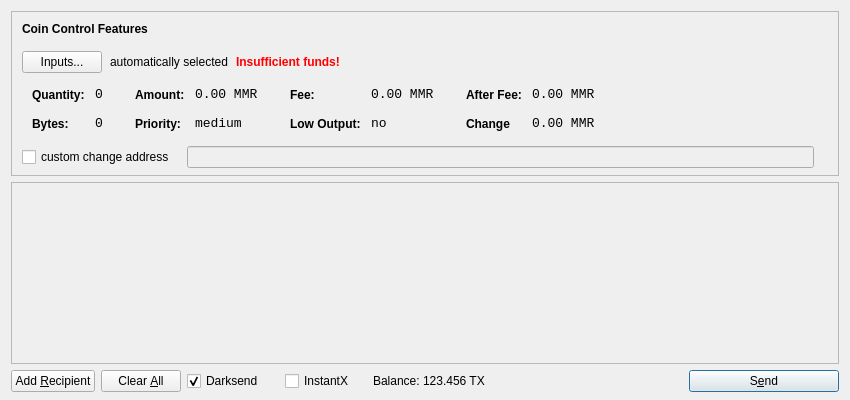
<?xml version="1.0" encoding="UTF-8"?>
<ui version="4.0">
 <class>SendCoinsDialog</class>
 <widget class="QDialog" name="SendCoinsDialog">
  <property name="geometry">
   <rect>
    <x>0</x>
    <y>0</y>
    <width>850</width>
    <height>400</height>
   </rect>
  </property>
  <property name="windowTitle">
   <string>Send Coins</string>
  </property>
  <layout class="QVBoxLayout" name="verticalLayout" stretch="0,1,0">
   <property name="bottomMargin">
    <number>8</number>
   </property>
   <item>
    <widget class="QFrame" name="frameCoinControl">
     <property name="sizePolicy">
      <sizepolicy hsizetype="Expanding" vsizetype="Expanding">
       <horstretch>0</horstretch>
       <verstretch>0</verstretch>
      </sizepolicy>
     </property>
     <property name="maximumSize">
      <size>
       <width>16777215</width>
       <height>16777215</height>
      </size>
     </property>
     <property name="frameShape">
      <enum>QFrame::StyledPanel</enum>
     </property>
     <property name="frameShadow">
      <enum>QFrame::Sunken</enum>
     </property>
     <layout class="QVBoxLayout" name="verticalLayoutCoinControl2">
      <property name="spacing">
       <number>-1</number>
      </property>
      <property name="leftMargin">
       <number>0</number>
      </property>
      <property name="topMargin">
       <number>0</number>
      </property>
      <property name="rightMargin">
       <number>0</number>
      </property>
      <property name="bottomMargin">
       <number>6</number>
      </property>
      <item>
       <layout class="QVBoxLayout" name="verticalLayoutCoinControl" stretch="0,0,0,0,1">
        <property name="spacing">
         <number>0</number>
        </property>
        <property name="leftMargin">
         <number>10</number>
        </property>
        <property name="topMargin">
         <number>10</number>
        </property>
        <item>
         <layout class="QHBoxLayout" name="horizontalLayoutCoinControl1">
          <property name="bottomMargin">
           <number>15</number>
          </property>
          <item>
           <widget class="QLabel" name="labelCoinControlFeatures">
            <property name="sizePolicy">
             <sizepolicy hsizetype="Preferred" vsizetype="Maximum">
              <horstretch>0</horstretch>
              <verstretch>0</verstretch>
             </sizepolicy>
            </property>
            <property name="font">
             <font>
              <weight>75</weight>
              <bold>true</bold>
             </font>
            </property>
            <property name="styleSheet">
             <string notr="true">font-weight:bold;</string>
            </property>
            <property name="text">
             <string>Coin Control Features</string>
            </property>
           </widget>
          </item>
         </layout>
        </item>
        <item>
         <layout class="QHBoxLayout" name="horizontalLayoutCoinControl2" stretch="0,0,0,0">
          <property name="spacing">
           <number>8</number>
          </property>
          <property name="bottomMargin">
           <number>10</number>
          </property>
          <item>
           <widget class="QPushButton" name="pushButtonCoinControl">
            <property name="styleSheet">
             <string notr="true"/>
            </property>
            <property name="text">
             <string>Inputs...</string>
            </property>
           </widget>
          </item>
          <item>
           <widget class="QLabel" name="labelCoinControlAutomaticallySelected">
            <property name="text">
             <string>automatically selected</string>
            </property>
            <property name="margin">
             <number>5</number>
            </property>
           </widget>
          </item>
          <item>
           <widget class="QLabel" name="labelCoinControlInsuffFunds">
            <property name="font">
             <font>
              <weight>75</weight>
              <bold>true</bold>
             </font>
            </property>
            <property name="styleSheet">
             <string notr="true">color:red;font-weight:bold;</string>
            </property>
            <property name="text">
             <string>Insufficient funds!</string>
            </property>
            <property name="margin">
             <number>5</number>
            </property>
           </widget>
          </item>
          <item>
           <spacer name="horizontalSpacerCoinControl">
            <property name="orientation">
             <enum>Qt::Horizontal</enum>
            </property>
            <property name="sizeHint" stdset="0">
             <size>
              <width>40</width>
              <height>1</height>
             </size>
            </property>
           </spacer>
          </item>
         </layout>
        </item>
        <item>
         <widget class="QWidget" name="widgetCoinControl" native="true">
          <property name="sizePolicy">
           <sizepolicy hsizetype="Preferred" vsizetype="Preferred">
            <horstretch>0</horstretch>
            <verstretch>0</verstretch>
           </sizepolicy>
          </property>
          <property name="minimumSize">
           <size>
            <width>0</width>
            <height>0</height>
           </size>
          </property>
          <property name="styleSheet">
           <string notr="true"/>
          </property>
          <layout class="QHBoxLayout" name="horizontalLayoutCoinControl5">
           <property name="margin">
            <number>0</number>
           </property>
           <item>
            <layout class="QHBoxLayout" name="horizontalLayoutCoinControl3" stretch="0,0,0,1">
             <property name="spacing">
              <number>20</number>
             </property>
             <property name="topMargin">
              <number>0</number>
             </property>
             <property name="bottomMargin">
              <number>10</number>
             </property>
             <item>
              <layout class="QFormLayout" name="formLayoutCoinControl1">
               <property name="horizontalSpacing">
                <number>10</number>
               </property>
               <property name="verticalSpacing">
                <number>14</number>
               </property>
               <property name="leftMargin">
                <number>10</number>
               </property>
               <property name="topMargin">
                <number>4</number>
               </property>
               <property name="rightMargin">
                <number>6</number>
               </property>
               <item row="0" column="0">
                <widget class="QLabel" name="labelCoinControlQuantityText">
                 <property name="styleSheet">
                  <string notr="true">font-weight:bold;</string>
                 </property>
                 <property name="text">
                  <string>Quantity:</string>
                 </property>
                 <property name="margin">
                  <number>0</number>
                 </property>
                </widget>
               </item>
               <item row="0" column="1">
                <widget class="QLabel" name="labelCoinControlQuantity">
                 <property name="font">
                  <font>
                   <family>Monospace</family>
                   <pointsize>10</pointsize>
                  </font>
                 </property>
                 <property name="cursor">
                  <cursorShape>IBeamCursor</cursorShape>
                 </property>
                 <property name="contextMenuPolicy">
                  <enum>Qt::ActionsContextMenu</enum>
                 </property>
                 <property name="text">
                  <string>0</string>
                 </property>
                 <property name="margin">
                  <number>0</number>
                 </property>
                 <property name="textInteractionFlags">
                  <set>Qt::LinksAccessibleByMouse|Qt::TextSelectableByKeyboard|Qt::TextSelectableByMouse</set>
                 </property>
                </widget>
               </item>
               <item row="1" column="0">
                <widget class="QLabel" name="labelCoinControlBytesText">
                 <property name="styleSheet">
                  <string notr="true">font-weight:bold;</string>
                 </property>
                 <property name="text">
                  <string>Bytes:</string>
                 </property>
                </widget>
               </item>
               <item row="1" column="1">
                <widget class="QLabel" name="labelCoinControlBytes">
                 <property name="font">
                  <font>
                   <family>Monospace</family>
                   <pointsize>10</pointsize>
                  </font>
                 </property>
                 <property name="cursor">
                  <cursorShape>IBeamCursor</cursorShape>
                 </property>
                 <property name="contextMenuPolicy">
                  <enum>Qt::ActionsContextMenu</enum>
                 </property>
                 <property name="text">
                  <string>0</string>
                 </property>
                 <property name="textInteractionFlags">
                  <set>Qt::LinksAccessibleByMouse|Qt::TextSelectableByKeyboard|Qt::TextSelectableByMouse</set>
                 </property>
                </widget>
               </item>
              </layout>
             </item>
             <item>
              <layout class="QFormLayout" name="formLayoutCoinControl2">
               <property name="horizontalSpacing">
                <number>10</number>
               </property>
               <property name="verticalSpacing">
                <number>14</number>
               </property>
               <property name="leftMargin">
                <number>6</number>
               </property>
               <property name="topMargin">
                <number>4</number>
               </property>
               <property name="rightMargin">
                <number>6</number>
               </property>
               <item row="0" column="0">
                <widget class="QLabel" name="labelCoinControlAmountText">
                 <property name="styleSheet">
                  <string notr="true">font-weight:bold;</string>
                 </property>
                 <property name="text">
                  <string>Amount:</string>
                 </property>
                 <property name="margin">
                  <number>0</number>
                 </property>
                </widget>
               </item>
               <item row="0" column="1">
                <widget class="QLabel" name="labelCoinControlAmount">
                 <property name="font">
                  <font>
                   <family>Monospace</family>
                   <pointsize>10</pointsize>
                  </font>
                 </property>
                 <property name="cursor">
                  <cursorShape>IBeamCursor</cursorShape>
                 </property>
                 <property name="contextMenuPolicy">
                  <enum>Qt::ActionsContextMenu</enum>
                 </property>
                 <property name="text">
                  <string>0.00 MMR</string>
                 </property>
                 <property name="textInteractionFlags">
                  <set>Qt::LinksAccessibleByMouse|Qt::TextSelectableByKeyboard|Qt::TextSelectableByMouse</set>
                 </property>
                </widget>
               </item>
               <item row="1" column="0">
                <widget class="QLabel" name="labelCoinControlPriorityText">
                 <property name="styleSheet">
                  <string notr="true">font-weight:bold;</string>
                 </property>
                 <property name="text">
                  <string>Priority:</string>
                 </property>
                </widget>
               </item>
               <item row="1" column="1">
                <widget class="QLabel" name="labelCoinControlPriority">
                 <property name="font">
                  <font>
                   <family>Monospace</family>
                   <pointsize>10</pointsize>
                  </font>
                 </property>
                 <property name="cursor">
                  <cursorShape>IBeamCursor</cursorShape>
                 </property>
                 <property name="contextMenuPolicy">
                  <enum>Qt::ActionsContextMenu</enum>
                 </property>
                 <property name="text">
                  <string>medium</string>
                 </property>
                 <property name="textInteractionFlags">
                  <set>Qt::LinksAccessibleByMouse|Qt::TextSelectableByKeyboard|Qt::TextSelectableByMouse</set>
                 </property>
                </widget>
               </item>
              </layout>
             </item>
             <item>
              <layout class="QFormLayout" name="formLayoutCoinControl3">
               <property name="horizontalSpacing">
                <number>10</number>
               </property>
               <property name="verticalSpacing">
                <number>14</number>
               </property>
               <property name="leftMargin">
                <number>6</number>
               </property>
               <property name="topMargin">
                <number>4</number>
               </property>
               <property name="rightMargin">
                <number>6</number>
               </property>
               <item row="0" column="0">
                <widget class="QLabel" name="labelCoinControlFeeText">
                 <property name="styleSheet">
                  <string notr="true">font-weight:bold;</string>
                 </property>
                 <property name="text">
                  <string>Fee:</string>
                 </property>
                 <property name="margin">
                  <number>0</number>
                 </property>
                </widget>
               </item>
               <item row="0" column="1">
                <widget class="QLabel" name="labelCoinControlFee">
                 <property name="font">
                  <font>
                   <family>Monospace</family>
                   <pointsize>10</pointsize>
                  </font>
                 </property>
                 <property name="cursor">
                  <cursorShape>IBeamCursor</cursorShape>
                 </property>
                 <property name="contextMenuPolicy">
                  <enum>Qt::ActionsContextMenu</enum>
                 </property>
                 <property name="text">
                  <string>0.00 MMR</string>
                 </property>
                 <property name="textInteractionFlags">
                  <set>Qt::LinksAccessibleByMouse|Qt::TextSelectableByKeyboard|Qt::TextSelectableByMouse</set>
                 </property>
                </widget>
               </item>
               <item row="1" column="0">
                <widget class="QLabel" name="labelCoinControlLowOutputText">
                 <property name="styleSheet">
                  <string notr="true">font-weight:bold;</string>
                 </property>
                 <property name="text">
                  <string>Low Output:</string>
                 </property>
                </widget>
               </item>
               <item row="1" column="1">
                <widget class="QLabel" name="labelCoinControlLowOutput">
                 <property name="font">
                  <font>
                   <family>Monospace</family>
                   <pointsize>10</pointsize>
                  </font>
                 </property>
                 <property name="cursor">
                  <cursorShape>IBeamCursor</cursorShape>
                 </property>
                 <property name="contextMenuPolicy">
                  <enum>Qt::ActionsContextMenu</enum>
                 </property>
                 <property name="text">
                  <string>no</string>
                 </property>
                 <property name="textInteractionFlags">
                  <set>Qt::LinksAccessibleByMouse|Qt::TextSelectableByKeyboard|Qt::TextSelectableByMouse</set>
                 </property>
                </widget>
               </item>
              </layout>
             </item>
             <item>
              <layout class="QFormLayout" name="formLayoutCoinControl4">
               <property name="horizontalSpacing">
                <number>10</number>
               </property>
               <property name="verticalSpacing">
                <number>14</number>
               </property>
               <property name="leftMargin">
                <number>6</number>
               </property>
               <property name="topMargin">
                <number>4</number>
               </property>
               <property name="rightMargin">
                <number>6</number>
               </property>
               <item row="0" column="0">
                <widget class="QLabel" name="labelCoinControlAfterFeeText">
                 <property name="styleSheet">
                  <string notr="true">font-weight:bold;</string>
                 </property>
                 <property name="text">
                  <string>After Fee:</string>
                 </property>
                 <property name="margin">
                  <number>0</number>
                 </property>
                </widget>
               </item>
               <item row="0" column="1">
                <widget class="QLabel" name="labelCoinControlAfterFee">
                 <property name="font">
                  <font>
                   <family>Monospace</family>
                   <pointsize>10</pointsize>
                  </font>
                 </property>
                 <property name="cursor">
                  <cursorShape>IBeamCursor</cursorShape>
                 </property>
                 <property name="contextMenuPolicy">
                  <enum>Qt::ActionsContextMenu</enum>
                 </property>
                 <property name="text">
                  <string>0.00 MMR</string>
                 </property>
                 <property name="textInteractionFlags">
                  <set>Qt::LinksAccessibleByMouse|Qt::TextSelectableByKeyboard|Qt::TextSelectableByMouse</set>
                 </property>
                </widget>
               </item>
               <item row="1" column="0">
                <widget class="QLabel" name="labelCoinControlChangeText">
                 <property name="styleSheet">
                  <string notr="true">font-weight:bold;</string>
                 </property>
                 <property name="text">
                  <string>Change</string>
                 </property>
                </widget>
               </item>
               <item row="1" column="1">
                <widget class="QLabel" name="labelCoinControlChange">
                 <property name="font">
                  <font>
                   <family>Monospace</family>
                   <pointsize>10</pointsize>
                  </font>
                 </property>
                 <property name="cursor">
                  <cursorShape>IBeamCursor</cursorShape>
                 </property>
                 <property name="contextMenuPolicy">
                  <enum>Qt::ActionsContextMenu</enum>
                 </property>
                 <property name="text">
                  <string>0.00 MMR</string>
                 </property>
                 <property name="textInteractionFlags">
                  <set>Qt::LinksAccessibleByMouse|Qt::TextSelectableByKeyboard|Qt::TextSelectableByMouse</set>
                 </property>
                </widget>
               </item>
              </layout>
             </item>
            </layout>
           </item>
          </layout>
         </widget>
        </item>
        <item>
         <layout class="QHBoxLayout" name="horizontalLayoutCoinControl4" stretch="0,0,0">
          <property name="spacing">
           <number>12</number>
          </property>
          <property name="sizeConstraint">
           <enum>QLayout::SetDefaultConstraint</enum>
          </property>
          <property name="topMargin">
           <number>5</number>
          </property>
          <property name="rightMargin">
           <number>5</number>
          </property>
          <item>
           <widget class="QCheckBox" name="checkBoxCoinControlChange">
            <property name="text">
             <string>custom change address</string>
            </property>
           </widget>
          </item>
          <item>
           <widget class="QLineEdit" name="lineEditCoinControlChange">
            <property name="enabled">
             <bool>false</bool>
            </property>
            <property name="sizePolicy">
             <sizepolicy hsizetype="Expanding" vsizetype="Fixed">
              <horstretch>0</horstretch>
              <verstretch>0</verstretch>
             </sizepolicy>
            </property>
           </widget>
          </item>
          <item>
           <widget class="QLabel" name="labelCoinControlChangeLabel">
            <property name="sizePolicy">
             <sizepolicy hsizetype="Preferred" vsizetype="Expanding">
              <horstretch>0</horstretch>
              <verstretch>0</verstretch>
             </sizepolicy>
            </property>
            <property name="minimumSize">
             <size>
              <width>0</width>
              <height>0</height>
             </size>
            </property>
            <property name="text">
             <string/>
            </property>
            <property name="margin">
             <number>3</number>
            </property>
           </widget>
          </item>
         </layout>
        </item>
        <item>
         <spacer name="verticalSpacerCoinControl">
          <property name="orientation">
           <enum>Qt::Vertical</enum>
          </property>
          <property name="sizeHint" stdset="0">
           <size>
            <width>800</width>
            <height>1</height>
           </size>
          </property>
         </spacer>
        </item>
       </layout>
      </item>
     </layout>
    </widget>
   </item>
   <item>
    <widget class="QScrollArea" name="scrollArea">
     <property name="widgetResizable">
      <bool>true</bool>
     </property>
     <widget class="QWidget" name="scrollAreaWidgetContents">
      <property name="geometry">
       <rect>
        <x>0</x>
        <y>0</y>
        <width>830</width>
        <height>165</height>
       </rect>
      </property>
      <layout class="QVBoxLayout" name="verticalLayout_2">
       <property name="margin">
        <number>0</number>
       </property>
       <item>
        <layout class="QVBoxLayout" name="entries">
         <property name="spacing">
          <number>6</number>
         </property>
        </layout>
       </item>
       <item>
        <spacer name="verticalSpacer">
         <property name="orientation">
          <enum>Qt::Vertical</enum>
         </property>
         <property name="sizeHint" stdset="0">
          <size>
           <width>20</width>
           <height>40</height>
          </size>
         </property>
        </spacer>
       </item>
      </layout>
     </widget>
    </widget>
   </item>
   <item>
    <layout class="QHBoxLayout" name="horizontalLayout">
     <item>
      <widget class="QPushButton" name="addButton">
       <property name="toolTip">
        <string>Send to multiple recipients at once</string>
       </property>
       <property name="text">
        <string>Add &amp;Recipient</string>
       </property>
       <property name="autoDefault">
        <bool>false</bool>
       </property>
      </widget>
     </item>
     <item>
      <widget class="QPushButton" name="clearButton">
       <property name="sizePolicy">
        <sizepolicy hsizetype="Minimum" vsizetype="Fixed">
         <horstretch>0</horstretch>
         <verstretch>0</verstretch>
        </sizepolicy>
       </property>
       <property name="toolTip">
        <string>Remove all transaction fields</string>
       </property>
       <property name="text">
        <string>Clear &amp;All</string>
       </property>
       <property name="autoRepeatDelay">
        <number>300</number>
       </property>
       <property name="autoDefault">
        <bool>false</bool>
       </property>
      </widget>
     </item>
     <item>
      <layout class="QHBoxLayout" name="horizontalLayout_2">
       <property name="spacing">
        <number>3</number>
       </property>
        <item>
        <widget class="QCheckBox" name="checkUseDarksend">
         <property name="minimumSize">
          <size>
           <width>95</width>
           <height>0</height>
          </size>
         </property>
         <property name="text">
          <string>Darksend</string>
         </property>
         <property name="checked">
          <bool>true</bool>
         </property>
        </widget>
       </item>
       <item>
        <widget class="QCheckBox" name="checkInstantX">
         <property name="enabled">
          <bool>true</bool>
         </property>
         <property name="minimumSize">
          <size>
           <width>85</width>
           <height>0</height>
          </size>
         </property>
         <property name="text">
          <string>InstantX</string>
         </property>
        </widget>
       </item>
       <item>
        <widget class="QLabel" name="label">
         <property name="sizePolicy">
          <sizepolicy hsizetype="Preferred" vsizetype="Fixed">
           <horstretch>0</horstretch>
           <verstretch>0</verstretch>
          </sizepolicy>
         </property>
         <property name="text">
          <string>Balance:</string>
         </property>
        </widget>
       </item>
       <item>
        <widget class="QLabel" name="labelBalance">
         <property name="sizePolicy">
          <sizepolicy hsizetype="Preferred" vsizetype="Fixed">
           <horstretch>0</horstretch>
           <verstretch>0</verstretch>
          </sizepolicy>
         </property>
         <property name="cursor">
          <cursorShape>IBeamCursor</cursorShape>
         </property>
         <property name="text">
          <string>123.456 TX</string>
         </property>
         <property name="textInteractionFlags">
          <set>Qt::LinksAccessibleByMouse|Qt::TextSelectableByKeyboard|Qt::TextSelectableByMouse</set>
         </property>
        </widget>
       </item>
      </layout>
     </item>
     <item>
      <spacer name="horizontalSpacer">
       <property name="orientation">
        <enum>Qt::Horizontal</enum>
       </property>
       <property name="sizeHint" stdset="0">
        <size>
         <width>40</width>
         <height>20</height>
        </size>
       </property>
      </spacer>
     </item>
     <item>
      <widget class="QPushButton" name="sendButton">
       <property name="minimumSize">
        <size>
         <width>150</width>
         <height>0</height>
        </size>
       </property>
       <property name="toolTip">
        <string>Confirm the send action</string>
       </property>
       <property name="text">
        <string>S&amp;end</string>
       </property>
       <property name="icon">
        <iconset resource="../bitcoin.qrc">
         <normaloff>:/icons/send</normaloff>:/icons/send</iconset>
       </property>
       <property name="default">
        <bool>true</bool>
       </property>
      </widget>
     </item>
    </layout>
   </item>
  </layout>
 </widget>
 <resources>
  <include location="../bitcoin.qrc"/>
 </resources>
 <connections/>
</ui>
